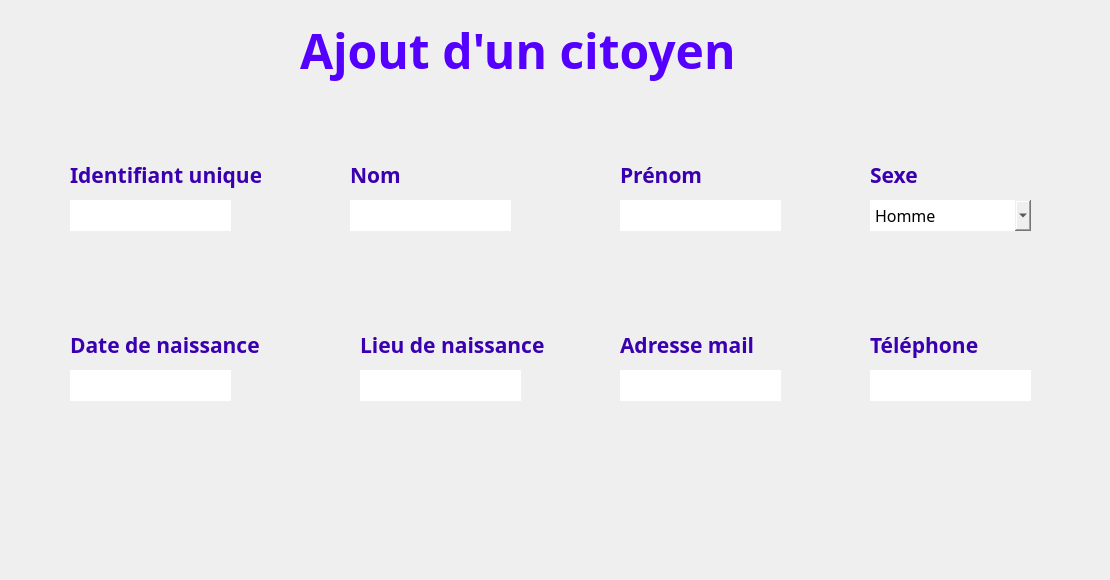
      <widget class="QWidget" name="page_8">
       <widget class="QLineEdit" name="input_tel">
        <property name="geometry">
         <rect>
          <x>870</x>
          <y>370</y>
          <width>161</width>
          <height>31</height>
         </rect>
        </property>
        <property name="font">
         <font>
          <family>Javanese Text</family>
          <pointsize>12</pointsize>
         </font>
        </property>
        <property name="styleSheet">
         <string notr="true">#input_tel{
background-color: transparent;
border-image: url(:champs.png);
background: none;
border: none;
background-repeat: none;
}
</string>
        </property>
       </widget>
       <widget class="QLineEdit" name="input_lieu">
        <property name="geometry">
         <rect>
          <x>360</x>
          <y>370</y>
          <width>161</width>
          <height>31</height>
         </rect>
        </property>
        <property name="font">
         <font>
          <family>Javanese Text</family>
          <pointsize>12</pointsize>
         </font>
        </property>
        <property name="styleSheet">
         <string notr="true">#input_lieu{
background-color: transparent;
border-image: url(:champs.png);
background: none;
border: none;
background-repeat: none;
}
</string>
        </property>
       </widget>
       <widget class="QPushButton" name="pushButton_save_2">
        <property name="geometry">
         <rect>
          <x>970</x>
          <y>470</y>
          <width>131</width>
          <height>41</height>
         </rect>
        </property>
        <property name="styleSheet">
         <string notr="true">#pushButton_save_2{
background-color: transparent;
border-image: url(:Ajouter.png);
background: none;
border: none;
background-repeat: none;
}
#pushButton_save_2:hover{
background-color: transparent;
border-image: url(:Ajouter_P.png);
background: none;
border: none;
background-repeat: none;
}</string>
        </property>
        <property name="text">
         <string/>
        </property>
       </widget>
       <widget class="QLineEdit" name="input_mail">
        <property name="geometry">
         <rect>
          <x>620</x>
          <y>370</y>
          <width>161</width>
          <height>31</height>
         </rect>
        </property>
        <property name="font">
         <font>
          <family>Javanese Text</family>
          <pointsize>12</pointsize>
         </font>
        </property>
        <property name="styleSheet">
         <string notr="true">#input_mail {
background-color: transparent;
border-image: url(:champs.png);
background: none;
border: none;
background-repeat: none;
}
</string>
        </property>
       </widget>
       <widget class="QLineEdit" name="input_nom_2">
        <property name="geometry">
         <rect>
          <x>350</x>
          <y>200</y>
          <width>161</width>
          <height>31</height>
         </rect>
        </property>
        <property name="font">
         <font>
          <family>Javanese Text</family>
          <pointsize>12</pointsize>
         </font>
        </property>
        <property name="styleSheet">
         <string notr="true">#input_nom_2 {
background-color: transparent;
border-image: url(:champs.png);
background: none;
border: none;
background-repeat: none;
}
</string>
        </property>
       </widget>
       <widget class="QLineEdit" name="input_naissance">
        <property name="geometry">
         <rect>
          <x>70</x>
          <y>370</y>
          <width>161</width>
          <height>31</height>
         </rect>
        </property>
        <property name="font">
         <font>
          <family>Javanese Text</family>
          <pointsize>12</pointsize>
         </font>
        </property>
        <property name="styleSheet">
         <string notr="true">#input_naissance {
background-color: transparent;
border-image: url(:champs.png);
background: none;
border: none;
background-repeat: none;
}
</string>
        </property>
       </widget>
       <widget class="QLineEdit" name="input_prenom">
        <property name="geometry">
         <rect>
          <x>620</x>
          <y>200</y>
          <width>161</width>
          <height>31</height>
         </rect>
        </property>
        <property name="font">
         <font>
          <family>Javanese Text</family>
          <pointsize>12</pointsize>
         </font>
        </property>
        <property name="styleSheet">
         <string notr="true">#input_prenom{
background-color: transparent;
border-image: url(:champs.png);
background: none;
border: none;
background-repeat: none;
}
</string>
        </property>
       </widget>
       <widget class="QPushButton" name="pushButton_cancel_2">
        <property name="geometry">
         <rect>
          <x>960</x>
          <y>530</y>
          <width>141</width>
          <height>41</height>
         </rect>
        </property>
        <property name="styleSheet">
         <string notr="true">#pushButton_cancel_2 {
background-color: transparent;
border-image: url(:Annuler.png);
background: none;
border: none;
background-repeat: none;
}
#pushButton_cancel_2:hover{
background-color: transparent;
border-image: url(:Annuler_P.png);
background: none;
border: none;
background-repeat: none;
}</string>
        </property>
        <property name="text">
         <string/>
        </property>
       </widget>
       <widget class="QLineEdit" name="input_id_2">
        <property name="geometry">
         <rect>
          <x>70</x>
          <y>200</y>
          <width>161</width>
          <height>31</height>
         </rect>
        </property>
        <property name="font">
         <font>
          <family>Javanese Text</family>
          <pointsize>12</pointsize>
         </font>
        </property>
        <property name="styleSheet">
         <string notr="true">#input_id_2{
background-color: transparent;
border-image: url(:champs.png);
background: none;
border: none;
background-repeat: none;
}
</string>
        </property>
       </widget>
       <widget class="QComboBox" name="input_sexe">
        <property name="geometry">
         <rect>
          <x>870</x>
          <y>200</y>
          <width>161</width>
          <height>31</height>
         </rect>
        </property>
        <property name="font">
         <font>
          <family>Javanese Text</family>
          <pointsize>12</pointsize>
         </font>
        </property>
        <property name="styleSheet">
         <string notr="true">#input_sexe {
background-color: transparent;
border-image: url(:champs.png);
background: none;
border: none;
background-repeat: none;
}
</string>
        </property>
        <item>
         <property name="text">
          <string>Homme</string>
         </property>
        </item>
        <item>
         <property name="text">
          <string>Femme</string>
         </property>
        </item>
       </widget>
       <widget class="QLabel" name="label_35">
        <property name="geometry">
         <rect>
          <x>300</x>
          <y>10</y>
          <width>681</width>
          <height>81</height>
         </rect>
        </property>
        <property name="font">
         <font>
          <family>Segoe Print</family>
         </font>
        </property>
        <property name="styleSheet">
         <string notr="true">#label_16 {
background-color: transparent;
background: none;
border: none;
background-repeat: none;
}
</string>
        </property>
        <property name="text">
         <string>&lt;html&gt;&lt;head/&gt;&lt;body&gt;&lt;p&gt;&lt;span style=&quot; font-size:36pt; font-weight:600; color:#5500ff;&quot;&gt;Ajout d'un citoyen&lt;/span&gt;&lt;/p&gt;&lt;/body&gt;&lt;/html&gt;</string>
        </property>
        <property name="textFormat">
         <enum>Qt::AutoText</enum>
        </property>
        <property name="scaledContents">
         <bool>false</bool>
        </property>
       </widget>
       <widget class="QLabel" name="label_185">
        <property name="geometry">
         <rect>
          <x>70</x>
          <y>160</y>
          <width>191</width>
          <height>31</height>
         </rect>
        </property>
        <property name="palette">
         <palette>
          <active>
           <colorrole role="WindowText">
            <brush brushstyle="SolidPattern">
             <color alpha="255">
              <red>4</red>
              <green>7</green>
              <blue>62</blue>
             </color>
            </brush>
           </colorrole>
          </active>
          <inactive>
           <colorrole role="WindowText">
            <brush brushstyle="SolidPattern">
             <color alpha="255">
              <red>4</red>
              <green>7</green>
              <blue>62</blue>
             </color>
            </brush>
           </colorrole>
          </inactive>
          <disabled>
           <colorrole role="WindowText">
            <brush brushstyle="SolidPattern">
             <color alpha="255">
              <red>120</red>
              <green>120</green>
              <blue>120</blue>
             </color>
            </brush>
           </colorrole>
          </disabled>
         </palette>
        </property>
        <property name="font">
         <font>
          <family>Corbel</family>
         </font>
        </property>
        <property name="text">
         <string>&lt;html&gt;&lt;head/&gt;&lt;body&gt;&lt;p&gt;&lt;span style=&quot; font-size:16pt; font-weight:600; color:#3a00af;&quot;&gt;Identifiant unique&lt;/span&gt;&lt;/p&gt;&lt;/body&gt;&lt;/html&gt;</string>
        </property>
       </widget>
       <widget class="QLabel" name="label_186">
        <property name="geometry">
         <rect>
          <x>350</x>
          <y>160</y>
          <width>191</width>
          <height>31</height>
         </rect>
        </property>
        <property name="palette">
         <palette>
          <active>
           <colorrole role="WindowText">
            <brush brushstyle="SolidPattern">
             <color alpha="255">
              <red>4</red>
              <green>7</green>
              <blue>62</blue>
             </color>
            </brush>
           </colorrole>
          </active>
          <inactive>
           <colorrole role="WindowText">
            <brush brushstyle="SolidPattern">
             <color alpha="255">
              <red>4</red>
              <green>7</green>
              <blue>62</blue>
             </color>
            </brush>
           </colorrole>
          </inactive>
          <disabled>
           <colorrole role="WindowText">
            <brush brushstyle="SolidPattern">
             <color alpha="255">
              <red>120</red>
              <green>120</green>
              <blue>120</blue>
             </color>
            </brush>
           </colorrole>
          </disabled>
         </palette>
        </property>
        <property name="font">
         <font>
          <family>Corbel</family>
         </font>
        </property>
        <property name="text">
         <string>&lt;html&gt;&lt;head/&gt;&lt;body&gt;&lt;p&gt;&lt;span style=&quot; font-size:16pt; font-weight:600; color:#3a00af;&quot;&gt;Nom&lt;/span&gt;&lt;/p&gt;&lt;/body&gt;&lt;/html&gt;</string>
        </property>
       </widget>
       <widget class="QLabel" name="label_187">
        <property name="geometry">
         <rect>
          <x>620</x>
          <y>160</y>
          <width>191</width>
          <height>31</height>
         </rect>
        </property>
        <property name="palette">
         <palette>
          <active>
           <colorrole role="WindowText">
            <brush brushstyle="SolidPattern">
             <color alpha="255">
              <red>4</red>
              <green>7</green>
              <blue>62</blue>
             </color>
            </brush>
           </colorrole>
          </active>
          <inactive>
           <colorrole role="WindowText">
            <brush brushstyle="SolidPattern">
             <color alpha="255">
              <red>4</red>
              <green>7</green>
              <blue>62</blue>
             </color>
            </brush>
           </colorrole>
          </inactive>
          <disabled>
           <colorrole role="WindowText">
            <brush brushstyle="SolidPattern">
             <color alpha="255">
              <red>120</red>
              <green>120</green>
              <blue>120</blue>
             </color>
            </brush>
           </colorrole>
          </disabled>
         </palette>
        </property>
        <property name="font">
         <font>
          <family>Corbel</family>
         </font>
        </property>
        <property name="text">
         <string>&lt;html&gt;&lt;head/&gt;&lt;body&gt;&lt;p&gt;&lt;span style=&quot; font-size:16pt; font-weight:600; color:#3a00af;&quot;&gt;Prénom&lt;/span&gt;&lt;/p&gt;&lt;/body&gt;&lt;/html&gt;</string>
        </property>
       </widget>
       <widget class="QLabel" name="label_188">
        <property name="geometry">
         <rect>
          <x>870</x>
          <y>160</y>
          <width>191</width>
          <height>31</height>
         </rect>
        </property>
        <property name="palette">
         <palette>
          <active>
           <colorrole role="WindowText">
            <brush brushstyle="SolidPattern">
             <color alpha="255">
              <red>4</red>
              <green>7</green>
              <blue>62</blue>
             </color>
            </brush>
           </colorrole>
          </active>
          <inactive>
           <colorrole role="WindowText">
            <brush brushstyle="SolidPattern">
             <color alpha="255">
              <red>4</red>
              <green>7</green>
              <blue>62</blue>
             </color>
            </brush>
           </colorrole>
          </inactive>
          <disabled>
           <colorrole role="WindowText">
            <brush brushstyle="SolidPattern">
             <color alpha="255">
              <red>120</red>
              <green>120</green>
              <blue>120</blue>
             </color>
            </brush>
           </colorrole>
          </disabled>
         </palette>
        </property>
        <property name="font">
         <font>
          <family>Corbel</family>
         </font>
        </property>
        <property name="text">
         <string>&lt;html&gt;&lt;head/&gt;&lt;body&gt;&lt;p&gt;&lt;span style=&quot; font-size:16pt; font-weight:600; color:#3a00af;&quot;&gt;Sexe&lt;/span&gt;&lt;/p&gt;&lt;/body&gt;&lt;/html&gt;</string>
        </property>
       </widget>
       <widget class="QLabel" name="label_189">
        <property name="geometry">
         <rect>
          <x>70</x>
          <y>330</y>
          <width>191</width>
          <height>31</height>
         </rect>
        </property>
        <property name="palette">
         <palette>
          <active>
           <colorrole role="WindowText">
            <brush brushstyle="SolidPattern">
             <color alpha="255">
              <red>4</red>
              <green>7</green>
              <blue>62</blue>
             </color>
            </brush>
           </colorrole>
          </active>
          <inactive>
           <colorrole role="WindowText">
            <brush brushstyle="SolidPattern">
             <color alpha="255">
              <red>4</red>
              <green>7</green>
              <blue>62</blue>
             </color>
            </brush>
           </colorrole>
          </inactive>
          <disabled>
           <colorrole role="WindowText">
            <brush brushstyle="SolidPattern">
             <color alpha="255">
              <red>120</red>
              <green>120</green>
              <blue>120</blue>
             </color>
            </brush>
           </colorrole>
          </disabled>
         </palette>
        </property>
        <property name="font">
         <font>
          <family>Corbel</family>
         </font>
        </property>
        <property name="text">
         <string>&lt;html&gt;&lt;head/&gt;&lt;body&gt;&lt;p&gt;&lt;span style=&quot; font-size:16pt; font-weight:600; color:#3a00af;&quot;&gt;Date de naissance&lt;/span&gt;&lt;/p&gt;&lt;/body&gt;&lt;/html&gt;</string>
        </property>
       </widget>
       <widget class="QLabel" name="label_190">
        <property name="geometry">
         <rect>
          <x>360</x>
          <y>330</y>
          <width>191</width>
          <height>31</height>
         </rect>
        </property>
        <property name="palette">
         <palette>
          <active>
           <colorrole role="WindowText">
            <brush brushstyle="SolidPattern">
             <color alpha="255">
              <red>4</red>
              <green>7</green>
              <blue>62</blue>
             </color>
            </brush>
           </colorrole>
          </active>
          <inactive>
           <colorrole role="WindowText">
            <brush brushstyle="SolidPattern">
             <color alpha="255">
              <red>4</red>
              <green>7</green>
              <blue>62</blue>
             </color>
            </brush>
           </colorrole>
          </inactive>
          <disabled>
           <colorrole role="WindowText">
            <brush brushstyle="SolidPattern">
             <color alpha="255">
              <red>120</red>
              <green>120</green>
              <blue>120</blue>
             </color>
            </brush>
           </colorrole>
          </disabled>
         </palette>
        </property>
        <property name="font">
         <font>
          <family>Corbel</family>
         </font>
        </property>
        <property name="text">
         <string>&lt;html&gt;&lt;head/&gt;&lt;body&gt;&lt;p&gt;&lt;span style=&quot; font-size:16pt; font-weight:600; color:#3a00af;&quot;&gt;Lieu de naissance&lt;/span&gt;&lt;/p&gt;&lt;/body&gt;&lt;/html&gt;</string>
        </property>
       </widget>
       <widget class="QLabel" name="label_191">
        <property name="geometry">
         <rect>
          <x>620</x>
          <y>330</y>
          <width>191</width>
          <height>31</height>
         </rect>
        </property>
        <property name="palette">
         <palette>
          <active>
           <colorrole role="WindowText">
            <brush brushstyle="SolidPattern">
             <color alpha="255">
              <red>4</red>
              <green>7</green>
              <blue>62</blue>
             </color>
            </brush>
           </colorrole>
          </active>
          <inactive>
           <colorrole role="WindowText">
            <brush brushstyle="SolidPattern">
             <color alpha="255">
              <red>4</red>
              <green>7</green>
              <blue>62</blue>
             </color>
            </brush>
           </colorrole>
          </inactive>
          <disabled>
           <colorrole role="WindowText">
            <brush brushstyle="SolidPattern">
             <color alpha="255">
              <red>120</red>
              <green>120</green>
              <blue>120</blue>
             </color>
            </brush>
           </colorrole>
          </disabled>
         </palette>
        </property>
        <property name="font">
         <font>
          <family>Corbel</family>
         </font>
        </property>
        <property name="text">
         <string>&lt;html&gt;&lt;head/&gt;&lt;body&gt;&lt;p&gt;&lt;span style=&quot; font-size:16pt; font-weight:600; color:#3a00af;&quot;&gt;Adresse mail&lt;/span&gt;&lt;/p&gt;&lt;/body&gt;&lt;/html&gt;</string>
        </property>
       </widget>
       <widget class="QLabel" name="label_192">
        <property name="geometry">
         <rect>
          <x>870</x>
          <y>330</y>
          <width>191</width>
          <height>31</height>
         </rect>
        </property>
        <property name="palette">
         <palette>
          <active>
           <colorrole role="WindowText">
            <brush brushstyle="SolidPattern">
             <color alpha="255">
              <red>4</red>
              <green>7</green>
              <blue>62</blue>
             </color>
            </brush>
           </colorrole>
          </active>
          <inactive>
           <colorrole role="WindowText">
            <brush brushstyle="SolidPattern">
             <color alpha="255">
              <red>4</red>
              <green>7</green>
              <blue>62</blue>
             </color>
            </brush>
           </colorrole>
          </inactive>
          <disabled>
           <colorrole role="WindowText">
            <brush brushstyle="SolidPattern">
             <color alpha="255">
              <red>120</red>
              <green>120</green>
              <blue>120</blue>
             </color>
            </brush>
           </colorrole>
          </disabled>
         </palette>
        </property>
        <property name="font">
         <font>
          <family>Corbel</family>
         </font>
        </property>
        <property name="text">
         <string>&lt;html&gt;&lt;head/&gt;&lt;body&gt;&lt;p&gt;&lt;span style=&quot; font-size:16pt; font-weight:600; color:#3a00af;&quot;&gt;Téléphone&lt;/span&gt;&lt;/p&gt;&lt;/body&gt;&lt;/html&gt;</string>
        </property>
       </widget>
      </widget>
